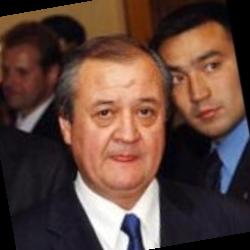
#> input picture Data/Abdulaziz_Kamilov/Abdulaziz_Kamilov_0001.jpg, 250 x 250 px; its folder holds only this picture in this run
$ jupyter execute --allow-errors weeks_2_and_3_assignment_Mohit_1.ipynb   (shell and % lines are left out)   (older library calls are emulated)
#> lines starting #> are read from the running program, lines starting #| are printed output that depends on the picture
**SOW-MKI49: Neural Information Processing Systems**
*Weeks 2 and 3: Assignment (200 points + 20 bonus points + 1 bonus point for each bug you find and another bonus point if you debug it and before you ask, no, typos unfortunately are not considered bugs - first come, first served)*
Author: Umut

[cell 1]
# Group 17: ...
# Sameera Sandaruwan - s1014012
# Mohit Jethwani - s1019474
# Student 3 name, student 3 number: ...

# To Do List
1. Finish questions answers - (image resizing function)
2. Training problem - resize
3. TotalVariation Loss

[cell 2]
batch_size = 4
data_directory = 'Data' # Make a directory to store the data and enter it here.
                    # We will be using a smaller dataset (LFW) than the one used in the paper (CelebA) for computational resource considerations.
                    # Download it from http://vis-www.cs.umass.edu/lfw/lfw-deepfunneled.tgz.
device = -1 #sameera GPU - 0
epochs = 100
lambda_ = {'feature': 1., 'pixel': 1., 'total_variation': 1e-5}
model_directory = 'Model' # Make a directory to store the models and enter it here. Move Vgg4Layers.npz to the model directory.
outsize = (96, 96)

**Packages (10 points)**
In this cell, you will import the required packages.
*Tasks*
- (1) It is always good practice to first think about the big picture and not rush into writing code before clearly knowing everything that you will have to do so as to avoid future complications. Therefore, your first task is to study the skeleton code and come up with a plan of how to proceed. (**0 points**)
- (2) However, I agree that doing so is arguably the most boring part of coding, and you rather skip it. To help you to resist the temptation of skipping going through the skeleton code, I have removed the import statements. Your second task is to Identify the required packages and import them. Note that if you are using Python 2.7, you should import print from the future. (**10 points**)

[cell 3]
# (2) start
# numpy, cv2, pillow, chainer, scikit-image, glob, os
import numpy as np
import cv2
from PIL import Image
import os
from matplotlib import pyplot as plt
# (2) end

[cell 4]
import chainer
from chainer import Function, gradient_check, report, training, utils, Variable
from chainer import datasets, iterators, serializers, dataset
from chainer import Link, Chain, ChainList
from chainer.optimizers import Adam
from chainer.dataset import concat_examples
import chainer.functions as F
import chainer.links as L
from chainer.training import extensions

[cell 5]
from chainer.backends import cuda

**Preprocessing functions (10 points + 5 bonus points)** (taken from https://github.com/mbeyeler/opencv-python-blueprints)
In the following cell, you will implement some of the preprocessing functions. The rest of the preprocessing steps have already been applied to the data.
*Tasks*
- (1) Implement the resizing operation. That is, you should extract the data, resize each portrait to 96 pixels x 96 pixels and save them to the data directory as JPG. (**10 points **)
- (2) The pencil sketch class implements the sketch effect in a simpler way than the one mentioned in the lecture. Explain how/why the used operations (blur and divide) convert portraits to sketches, and how it differs from that which was mentioned in the lecture? (**5 bonus points**)

- get directory list from Data folder
- count empyt folders
- count all data

[cell 6]
# Open all images
all_folders_in_Data = sorted(os.listdir(data_directory))
for n in range(2):
    celebs = sorted(os.listdir(os.path.join(data_directory, all_folders_in_Data[n])))
    for celeb_name in celebs:
        im = Image.open(os.path.join(data_directory, all_folders_in_Data[n], celeb_name))
#> im is the input picture: PIL image 250x250 RGB; mean R, G, B 95.3, 68.7, 59.8
        im.show()

[cell 7]
# (1) start
# .
# .
# .
# (1) end

class PencilSketch:
    """Pencil sketch effect
        A class that applies a pencil sketch effect to an image.
    """

    def __init__(self, width, height): #ERROR: can't have () here --> def __init__(self, (width, height)):
        """Initialize parameters
            :param (width, height): Image size.
        """
        self.width = width
        self.height = height

        ### ERROR: useless
        # try to open background canvas (if it exists)
        #self.canvas = cv2.imread(bg_gray, cv2.CV_8UC1)
        #if self.canvas is not None:
            #self.canvas = cv2.resize(self.canvas, (self.width, self.height))

    def render(self, img_rgb):
        """Applies pencil sketch effect to an RGB image
            :param img_rgb: RGB image to be processed
            :returns: Processed RGB image
        """
        img_gray = cv2.cvtColor(img_rgb, cv2.COLOR_RGB2GRAY)
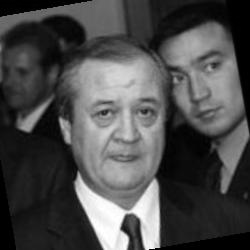
#> img_gray: shape (250, 250); min 0, max 255, mean 75.6
        img_blur = cv2.GaussianBlur(img_gray, (21, 21), 0, 0)
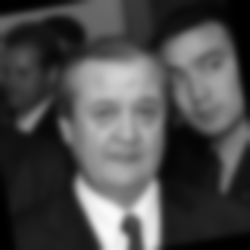
#> img_blur: shape (250, 250); min 0, max 251, mean 75.7
        img_blend = cv2.divide(img_gray, img_blur, scale=256)
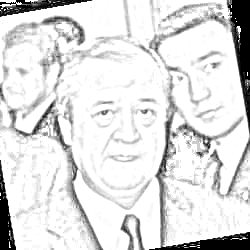
#> img_blend: shape (250, 250); min 0, max 255, mean 221.4

        # return cv2.cvtColor(img_blend, cv2.COLOR_GRAY2RGB)
        return img_blend

def pencil_sketch(img_rgb):
    pencilSketch = PencilSketch(img_rgb.shape[1], img_rgb.shape[0])

    return pencilSketch.render(img_rgb)

# (2) Write your answer here.

#find out what this is
# [5 lines left out: function preprocess, not called in this run]

[cell 8]
# Open all images
all_folders_in_Data = sorted(os.listdir(data_directory))
for n in range(1):
    celebs = sorted(os.listdir(os.path.join(data_directory, all_folders_in_Data[n])))
    for celeb_name in celebs:
        im = cv2.imread(os.path.join(data_directory, all_folders_in_Data[n], celeb_name))
        im = cv2.cvtColor(im, cv2.COLOR_BGR2RGB)
        sketch_img = pencil_sketch(im)
        plt.subplot(121)
        plt.imshow(im)
        plt.subplot(122)
        plt.imshow(sketch_img)
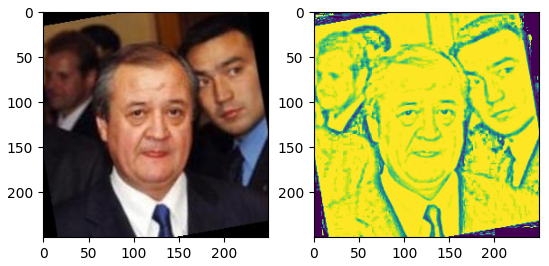
#> figure drawn by matplotlib, 2 panels
